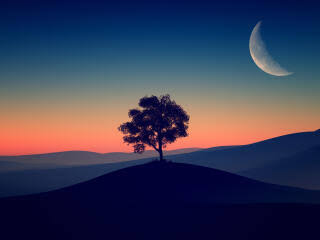
#> input picture 01_sandbox/tree.jpg, 320 x 240 px
$ python equlaz.py
#> lines starting #> are read from the running program, lines starting #| are printed output that depends on the picture
import cv2
import matplotlib.pyplot as plt

img = cv2.imread('tree.jpg', cv2.IMREAD_GRAYSCALE)
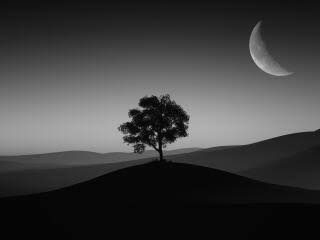
#> img: shape (240, 320); min 0, max 203, mean 63.2
hist = cv2.calcHist([img], [0], None, [256], [0, 256])
#> hist = 256 values, max 11453 at index 7, min 0 at index 190, mean 300

plt.figure(21)
plt.title('hist before')
plt.grid(True)
plt.plot(hist)

equlaized = cv2.equalizeHist(img)
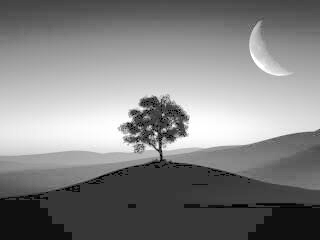
#> equlaized: shape (240, 320); min 0, max 255, mean 131.3

plt.figure(22)
plt.title('hist after')
plt.hist(equlaized.ravel(), 256, [0, 256])
plt.show()
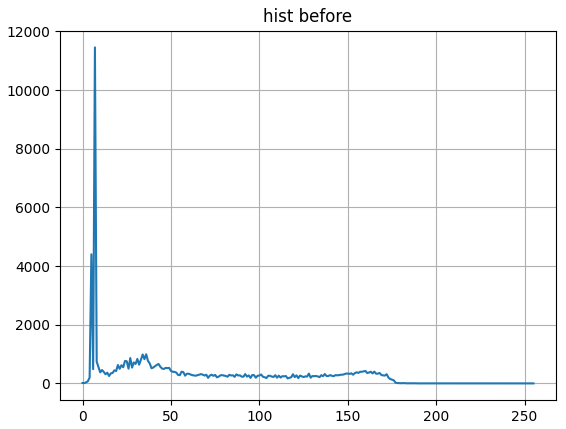
#> figure drawn by matplotlib, 1 panel; curve peaks at x = 7, y = 11453
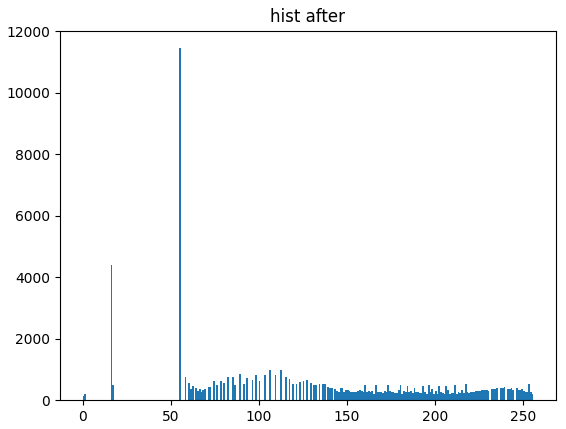
#> figure drawn by matplotlib, 1 panel; tallest bar 11453 high, from x = 55 to 56

$ run again, with 01_sandbox/apple_green.jpg copied over 01_sandbox/tree.jpg
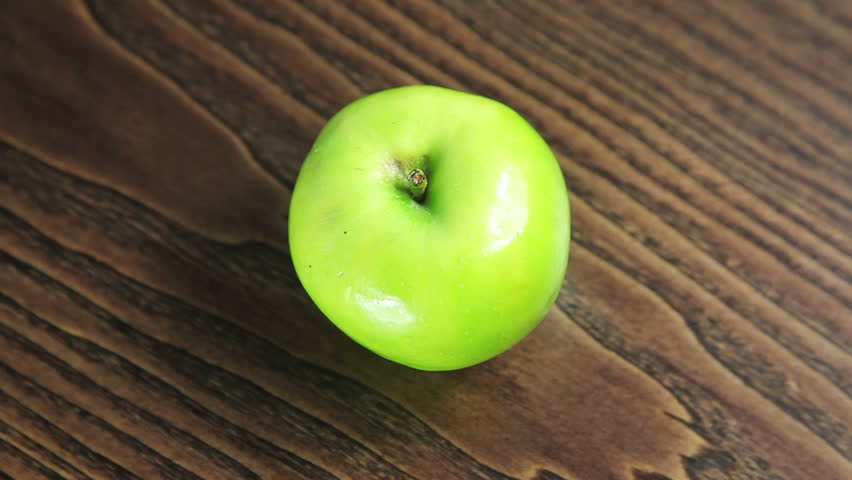
#> input picture 01_sandbox/apple_green.jpg, 852 x 480 px
#> `img = cv2.imread('tree.jpg', cv2.IMREAD_GRAYSCALE)`:
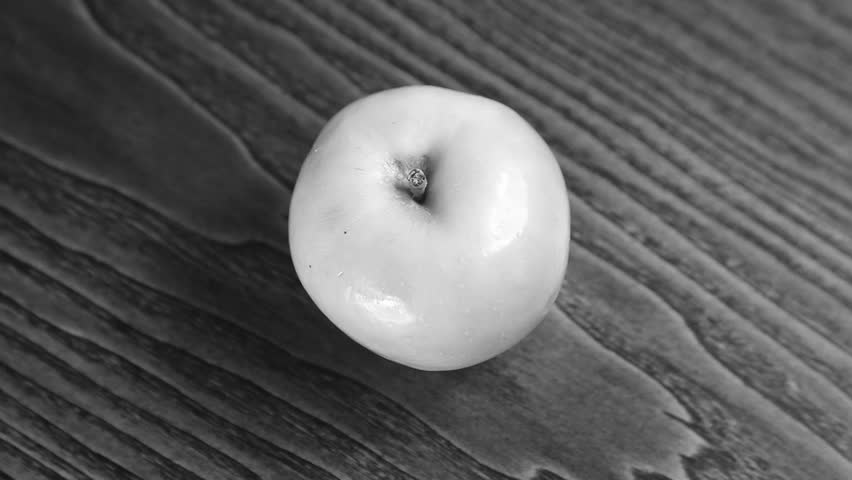
#> img: shape (480, 852); min 14, max 255, mean 94.7
#> hist = 256 values, max 5970 at index 50, min 0 at index 0, mean 1597.5
#> `plt.show()`:
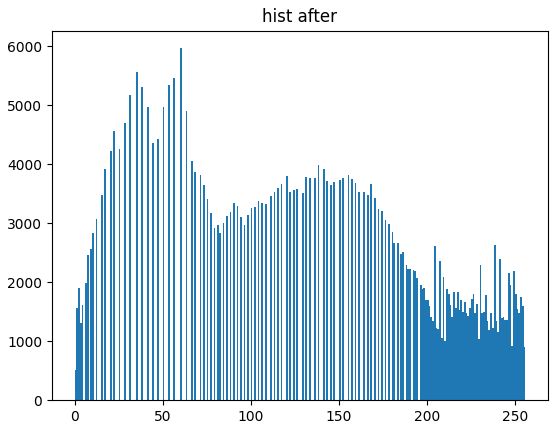
#> figure drawn by matplotlib, 1 panel; tallest bar 5970 high, from x = 60 to 61
